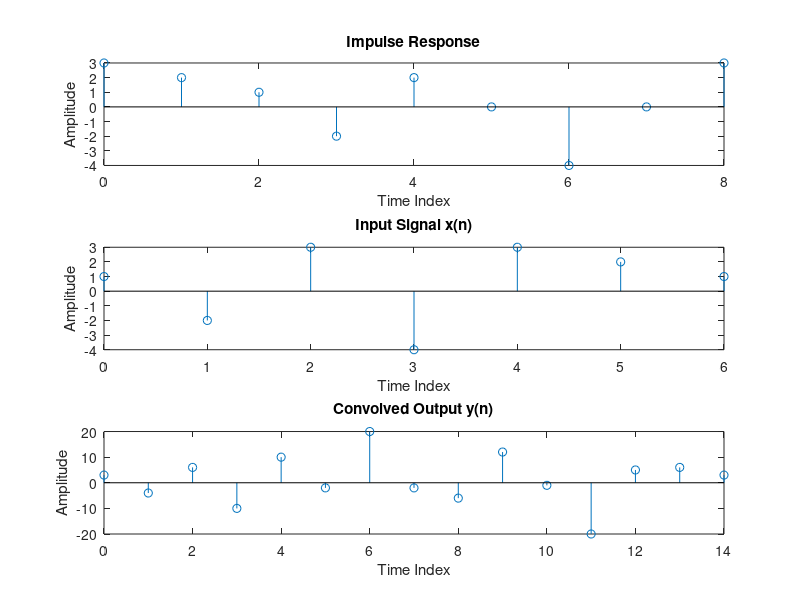

This chart was generated by the following MATLAB code:
%Study the DT convolution in MATLAB
%h(n)={3,2,1,-2,2,0,-4,0,3}
%x(n)={1,-2,3,-4,3,2,1}

close all;
clear all;
clc;
h=[3 2 1 -2 2 0 -4 0 3]; %N=9
org_h=1;
nh=[0:length(h)-1]-org_h+1; %yeh step smjh ni aya
x=[1 -2 3 -4 3 2 1]; %M=7
org_x=1;
nx=[0:length(x)-1]-org_x+1;
y=conv(h,x);
ny=[nh(1)+nx(1):nh(end)+nx(end)];
figure;
subplot(3,1,1);
stem(nh,h);
xlabel('Time Index');
ylabel('Amplitude');
title('Impulse Response');
subplot(3,1,2);
stem(nx,x);
xlabel('Time Index');
ylabel('Amplitude');
title('Input Signal x(n)');
subplot(3,1,3);
stem(ny,y);
xlabel('Time Index');
ylabel('Amplitude');
title('Convolved Output y(n)');



